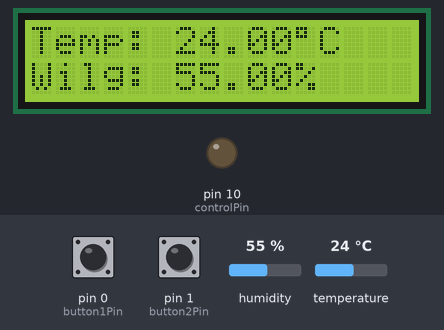
A sketch run on a simulated Arduino Uno, built with avr-gcc and run on an emulated ATmega328P. Shown: 16×2 character LCD, output pins drawn as LEDs (lit = HIGH). Inputs (shaded band) come from the test bench; at power-on: pin 0 (button1Pin) HIGH, humidity 55 %, temperature 24 °C, pin 1 (button2Pin) HIGH.

Above: at 1.2 s.
1.3 s: pin 0 (button1Pin) pulled LOW for 0.25 s
At 1.52 s:
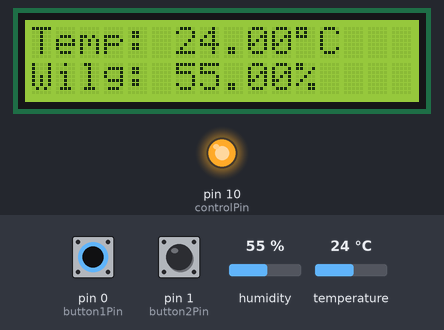
3.2 s: humidity set to 22 %
At 5.4 s:
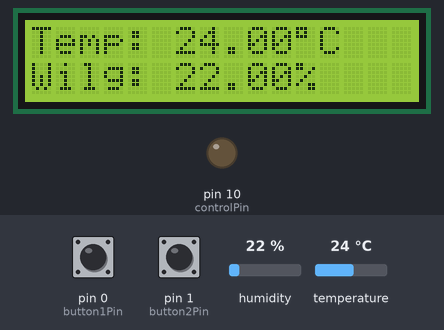
5.7 s: temperature set to 12 °C
At 7.1 s:
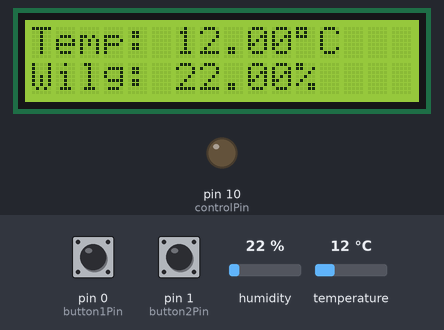
7.7 s: pin 1 (button2Pin) pulled LOW for 0.25 s
At 7.92 s:
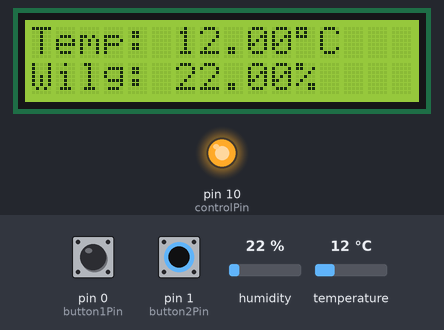
9.6 s: humidity set to 40 %
At 11.4 s:
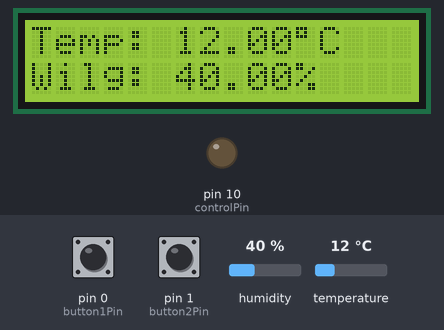
11.9 s: pin 0 (button1Pin) pulled LOW for 1 s
At 12.7 s:
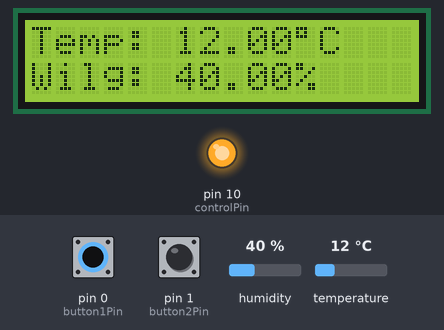
Timing chart, 0 to 14.9 s (numbered marks = the images above; inputs shaded):
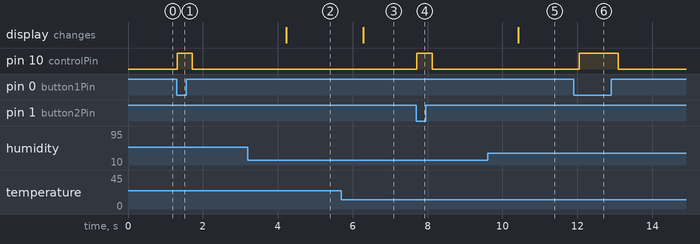

Measured:
- after the input at 1.3 s, pin 10 (controlPin): LOW → HIGH at once, → LOW 0.41 s later
- after the input at 3.2 s, the display: changes after 1.0 s (image 2)
- after the input at 5.7 s, the display: changes after 0.59 s (image 3)
- after the input at 7.7 s, pin 10 (controlPin): LOW → HIGH at once, → LOW 0.41 s later
- after the input at 9.6 s, the display: changes after 0.82 s (image 5)
- after the input at 11.9 s, pin 10 (controlPin): LOW → HIGH after 0.15 s, → LOW 1.0 s later

The sketch:

garden.ino
```cpp
#include <LiquidCrystal.h>
LiquidCrystal lcd(12, 11, 5, 4, 3, 2);

#include <DHT.h>
#define DHTPIN 13      // Pin, do którego podłączony jest czujnik DHT11
#define DHTTYPE DHT11  // Określenie typu czujnika

DHT dht(DHTPIN, DHTTYPE);

const int button1Pin = 0;   // Pin podłączony do przelacznika 1
const int button2Pin = 1;   // Pin podłączony do przelacznika 2
const int controlPin = 10;  // Pin, który ma zmieniać stan (wysoki/niski) wlacza/wylacza LEDY

int prevButton1;  // Zmienna do przechowywania poprzedniego stanu przycisku 1
int prevButton2;  // Zmienna do przechowywania poprzedniego stanu przycisku 2

void setup() {
  lcd.begin(16, 2);
  dht.begin();
  pinMode(button1Pin, INPUT);   // Przycisk 1 jako wejście
  pinMode(button2Pin, INPUT);   // Przycisk 2 jako wejście
  pinMode(controlPin, OUTPUT);  // Pin sterujący jako wyjście

  int prevButton1 = digitalRead(button1Pin);
  int prevButton2 = digitalRead(button2Pin);
}

void loop() {

  if (digitalRead(button1Pin) != prevButton1){
    digitalWrite(controlPin, !digitalRead(controlPin));
    prevButton1 = digitalRead(button1Pin);
  }
  if (digitalRead(button2Pin) != prevButton2){
    digitalWrite(controlPin, !digitalRead(controlPin));
    prevButton2 = digitalRead(button2Pin);
  }

  // Odczytanie temperatury i wilgotności
  float temperature = dht.readTemperature();
  float humidity = dht.readHumidity();

  // Sprawdzenie, czy odczyt się powiódł
  if (isnan(temperature) || isnan(humidity)) {
    //lcd.setCursor(0,0);
    //lcd.print("ERROR");
  } else {
    // Wyświetlenie temperatury i wilgotności na monitorze szeregowym
    lcd.setCursor(0, 0);
    lcd.print("Temp: ");
    lcd.print(temperature);
    lcd.print((char)223);
    lcd.print("C");
    lcd.setCursor(0, 1);
    lcd.print("Wilg: ");
    lcd.print(humidity);
    lcd.print("%");
  }

  delay(200);

}
```
